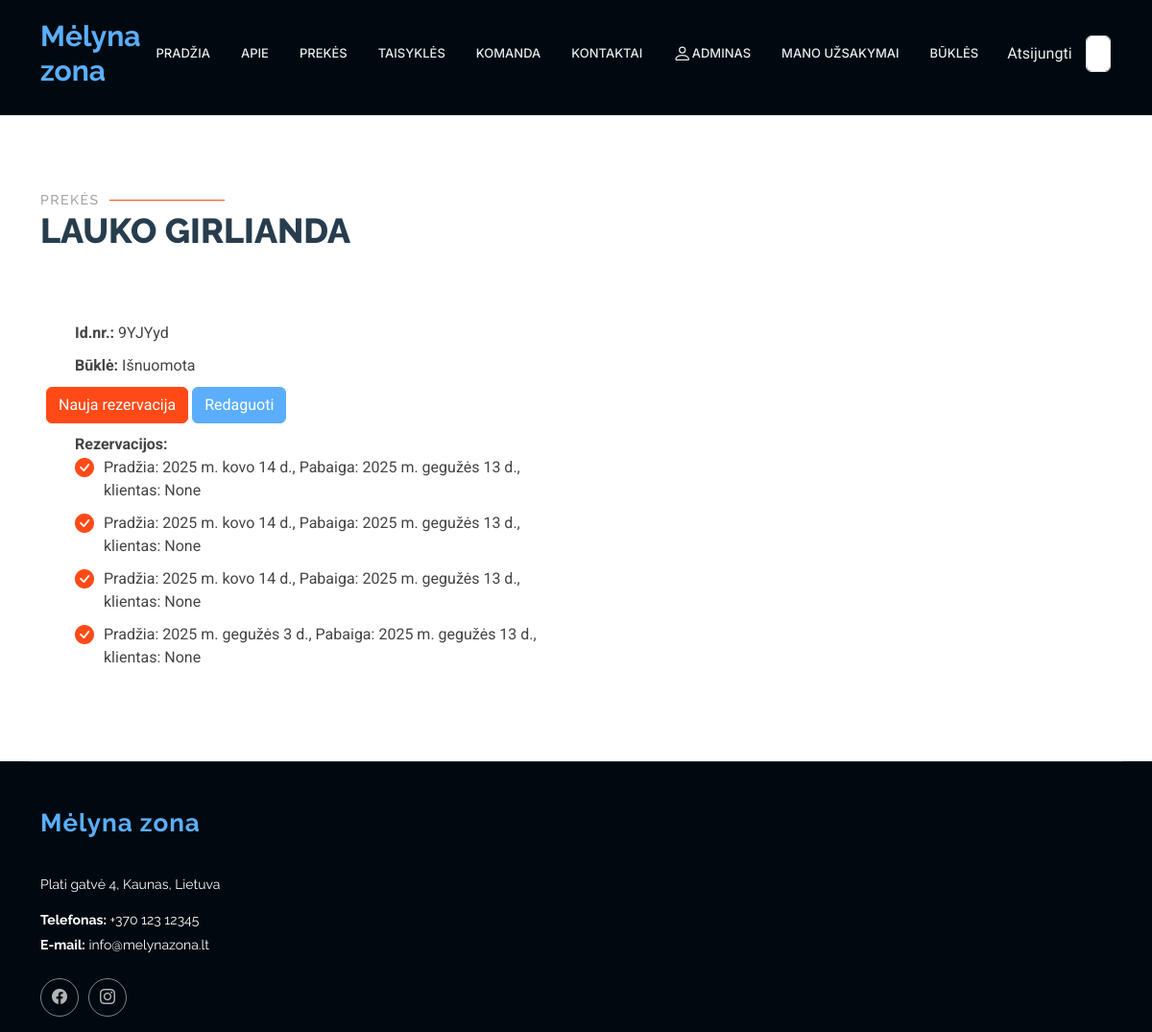
/rent/statuses/20 (signed in), run on an earlier commit of the app's database.
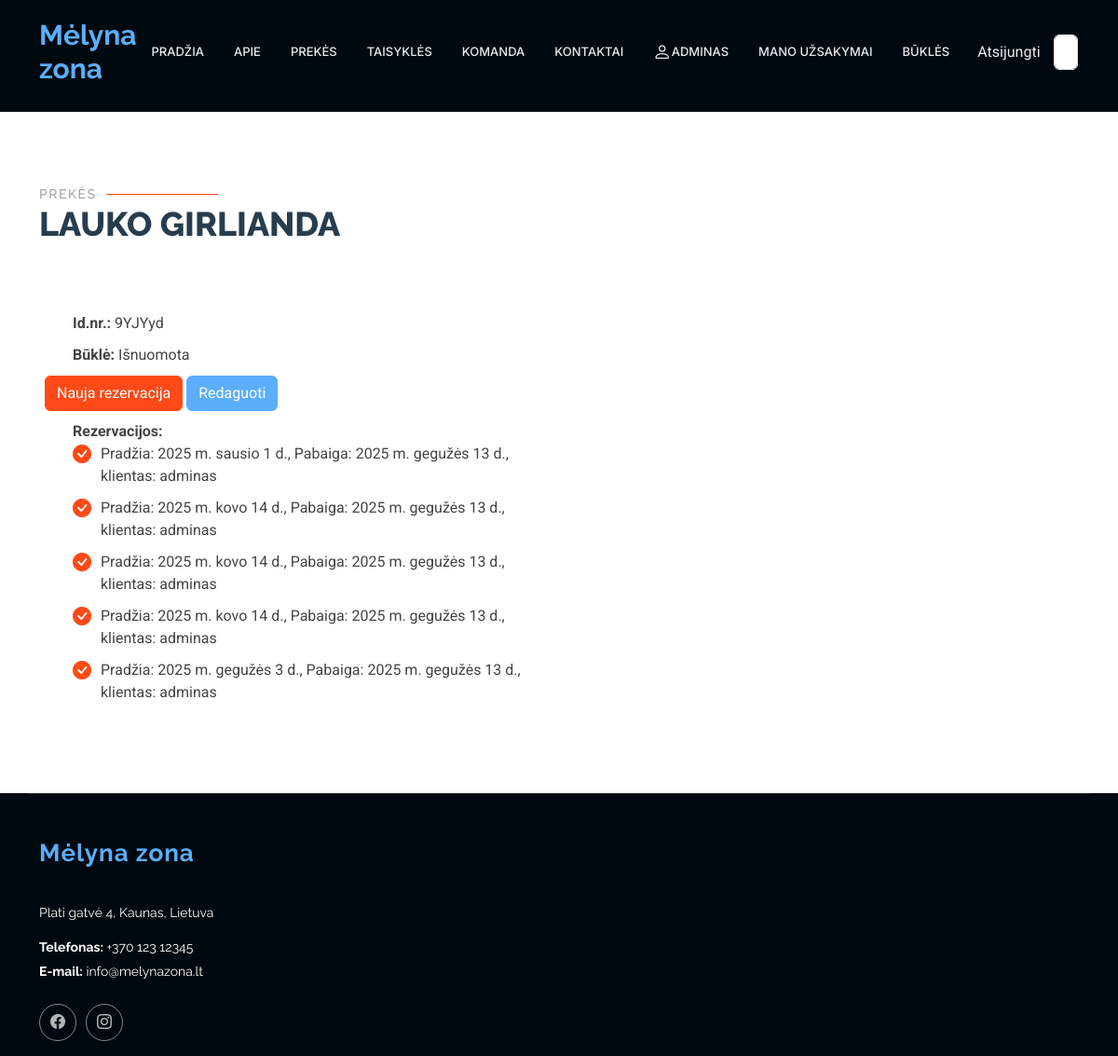
And on a later commit of the database.
### rent/models.py (models this page shows, shortened)
class Status(models.Model):
    uuid = ShortUUIDField(help_text='Unikalus ID vienodams produktams')
    product = models.ForeignKey(to="Product", null=True, blank=True, on_delete=models.CASCADE, verbose_name="Produktas", related_name="product_status")
    is_available = models.BooleanField(default=True)
    customer = models.ForeignKey(to=User, null=True, blank=True, on_delete=models.SET_NULL, verbose_name="Klientas")
    reservations = models.ForeignKey(to="Reservation", on_delete=models.SET_NULL, null=True, blank=True, related_name="status_reservations")
    LOAN_STATUS = (
        ('n', 'Laikinai neprieinama'),
        ('i', 'Išnuomota'),
        ('g', 'Prekę turime sandėlyje.'),
        ('r', 'Rezervuota'),
    )
    condition = models.CharField(max_length=1, choices=LOAN_STATUS, blank=True, default="a", verbose_name="Būsena")
    class Meta:
        ordering = ['due_date']
        verbose_name = "Produkto būsena"
        verbose_name_plural = "Produktų būsenos"
        ordering = ['-pk']

class Product(models.Model):
    name = models.CharField(verbose_name="Pavadinimas", max_length=100)
    description = HTMLField(verbose_name="Aprašymas", max_length=1000, help_text='Trumpas produkto aprašymas', null=True, blank=True, default="")
    inv_no = models.CharField(verbose_name="Invenorizacijos numeris", max_length=100, null=True, blank=True, unique=True,
                              help_text="Veskite invenorizacijos numerį")
    quantity = models.IntegerField(verbose_name="Kiekis", null=True, blank=True, help_text="Kiekis")
    group = models. ForeignKey(to="Group", on_delete=models.SET_NULL, null=True, blank=True, verbose_name="Produktų grupės", help_text="Parinkite kokia grupei priklauso produktas")
    cover = models.ImageField(verbose_name="Paveikslėlis", upload_to='covers', null=True, blank=True)
    class Meta:
        verbose_name = "Prouktas"
        verbose_name_plural = "Produktai"
        ordering = ['inv_no']

class Reservation(models.Model):
    status = models.ForeignKey(Status, on_delete=models.CASCADE, related_name='reservations_status',null=True, blank=True)
    start_date = models.DateField(verbose_name="Nuomos pradžios data", null=True, blank=True)
    end_date = models.DateField(verbose_name="Nuomos pabaigos datas", null=True, blank=True)
    customer = models.ForeignKey(User, on_delete=models.SET_NULL, null=True, blank=True, verbose_name="Klientas")
    class Meta:
        verbose_name = "Rezervacija"
        verbose_name_plural = "Rezervacijos"
        ordering = ['start_date']

### rent/views.py (the view)
# urls.py: path('statuses/<int:pk>', views.StatusDetailView.as_view(), name='single_status'),
class StatusDetailView(LoginRequiredMixin, UserPassesTestMixin, generic.DetailView):
    model = Status
    template_name = "single_status.html"
    context_object_name = "single_status"
    def test_func(self):
         return self.request.user.profile.is_employee

### rent/templates/single_status.html (shortened to what this page needs)
{% extends "base2.html" %}
{% load i18n %}
{% load static %}
{% block "content" %}
<section id="product_img" class="about section">
    <div class="container section-title" data-aos="fade-up">
        <h2>Prekės</h2>
        <p>{{ single_status.product.name }}<br></p>
    </div>
    <div class="col-lg-6" data-aos="fade-up" data-aos-delay="250">
        <div class="content ps-0 ps-lg-5">
            <ul class="pt-2">
                <li><strong>Id.nr.: </strong> {{ single_status.uuid|slice:":6" }}
                </li>
                <li><strong>Būklė: </strong> {{ single_status.get_condition_display }}
                </li>
                <a class="btn btn-primary register-button" style="background-color: #ff4a17; border-color: #ff4a17;" href="{% url 'reservation_new' pk=object.pk %}
">Nauja rezervacija</a>
                <a class="btn btn-primary register-button" style="background-color: #5baefc; border-color: #5baefc;" href="{% url 'status_update' pk=object.pk %}">Redaguoti</a>
                <li></li>
                <li><strong>Rezervacijos: </strong>
                    {% if single_status.reservations_status.all %}
                    <ul>
                        {% for reservation in single_status.reservations_status.all %}
                        <li><i class="bi bi-check-circle-fill"></i>Pradžia: {{ reservation.start_date }}, Pabaiga: {{ reservation.end_date }}, klientas: {{ reservation.customer }}
                        </li>
                        {% endfor %}
                    </ul>
                    {% else %}
                    Nėra susietų rezervacijų
                    {% endif %}
                </li>
            </ul>
        </div>
    </div>
</section>
{% endblock %}

### rent/templates/base2.html (shortened to what this page needs)
<!DOCTYPE html>
<html lang="en">
<head>
    {% load static %}
    <link href="{% static 'vendor/bootstrap/css/bootstrap.min.css' %}" rel="stylesheet">
    <link href="{% static 'vendor/bootstrap-icons/bootstrap-icons.css' %}" rel="stylesheet">
    <link href="{% static 'vendor/aos/aos.css' %}" rel="stylesheet">
    <link href="{% static 'vendor/glightbox/css/glightbox.min.css' %}" rel="stylesheet">
    <link href="{% static 'vendor/swiper/swiper-bundle.min.css' %}" rel="stylesheet">
    <link href="{% static 'css/main.css' %}" rel="stylesheet">
</head>
<body class="index-page">
<header id="header" class="header d-flex align-items-center fixed-top">
    <div class="container-fluid container-xl position-relative d-flex align-items-center">
        <a href="{% url 'index' %}#hero" class="logo d-flex align-items-center me-auto">
            <h1 class="sitename" style="color: #5baefc">Mėlyna zona</h1>
        </a>
        <nav id="navmenu" class="navmenu">
            <ul>
                <li><a href="{% url 'index' %}#hero">Pradžia</a></li>
                <li><a href="{% url 'index' %}#about">Apie</a></li>
                <li><a href="{% url 'index' %}#services">Prekės</a></li>
                <li><a href="{% url 'index' %}#features">Taisyklės</a></li>
                <li><a href="{% url 'index' %}#team">Komanda</a></li>
                <li><a href="{% url 'index' %}#contact">Kontaktai</a></li>
                {% if user.is_authenticated %}
                <li class="nav-item"><a class="nav-link" href="{% url 'profile' %}">
                    {{ user.get_username }}</a></li>
                <li><a href="{% url 'myproducts' %}">Mano užsakymai</a></li>
                {% if user.profile.is_employee %}
                <li><a href="{% url 'statuses' %}">Būklės</a></li>
                {% endif %}
                <li class="nav-link">
                    <form method="post" action="{% url 'logout' %}">
                        <button class="nav-link active" type="submit">Atsijungti</button>
                    </form>
                </li>
                {% else %}
                <li class="nav-item"><a class="nav-link" href="{% url 'register'%}">Registruotis</a></li>
                <li class="nav-item"><a class="nav-link" href="{% url 'login'%}">Prisijungti</a></li>
                {% endif %}
                <form class="d-flex" action="{% url 'search' %}" method="get">
                    <input class="form-control me-2" type="text" name="query" placeholder="Paieška">
                </form>
            </ul>
        </nav>
    </div>
</header>
<main class="main">
    <section id="hero2" class="hero2 section dark-background">
    </section>
    <main class="main">
        {% block "content" %}{% endblock %}
    </main>
    <footer id="footer" class="footer dark-background">
        <div class="container footer-top">
            <div class="row gy-4">
                <div class="col-lg-4 col-md-6 footer-about">
                    <a href="{% url 'index' %}#hero" class="logo d-flex align-items-center">
                        <span class="sitename" style="color: #5baefc">Mėlyna zona</span>
                    </a>
                    <div class="footer-contact pt-3">
                        <p>Plati gatvė 4, Kaunas, Lietuva</p>
                        <p class="mt-3"><strong>Telefonas:</strong> <span>+370 123 12345</span></p>
                        <p><strong>E-mail:</strong> <span>info@melynazona.lt</span></p>
                    </div>
                    <div class="social-links d-flex mt-4">
                        <a href=""><i class="bi bi-facebook"></i></a>
                        <a href=""><i class="bi bi-instagram"></i></a>
                    </div>
                </div>
            </div>
        </div>
    </footer>
</body>
</html>

What changed in the data, as far as the page shows it:
added Reservation: start_date "2025 m. sausio 1 d.", end_date "2025 m. gegužės 13 d.", customer "adminas"
changed Reservation (number 2 of 5 on the later page): customer "None" → "adminas"
changed Reservation (number 3 of 5 on the later page): customer "None" → "adminas"
changed Reservation (number 4 of 5 on the later page): customer "None" → "adminas"
changed Reservation "2025 m. gegužės 3 d.": customer "None" → "adminas"
